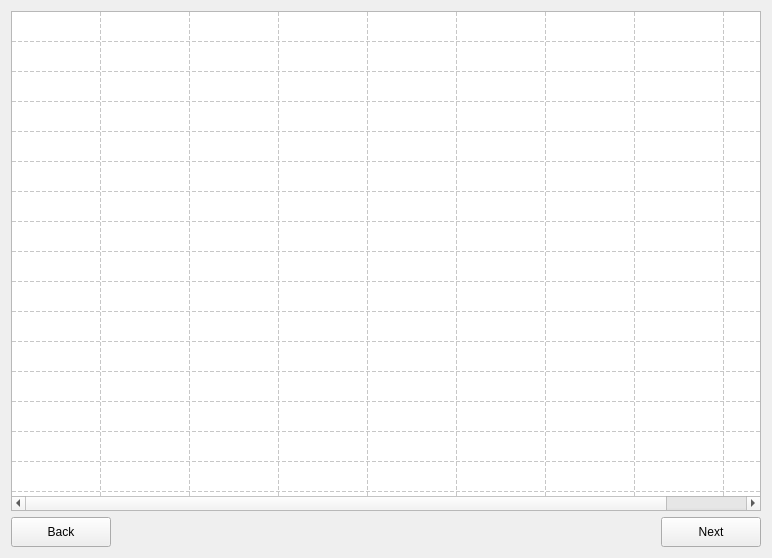
        <widget class="QWidget" name="page">
         <layout class="QVBoxLayout" name="verticalLayout_31">
          <item>
           <layout class="QVBoxLayout" name="verticalLayout_27">
            <item>
             <layout class="QVBoxLayout" name="verticalLayout_34">
              <item>
               <widget class="QTableWidget" name="excelTable2">
                <property name="sizePolicy">
                 <sizepolicy hsizetype="Minimum" vsizetype="Minimum">
                  <horstretch>0</horstretch>
                  <verstretch>0</verstretch>
                 </sizepolicy>
                </property>
                <property name="minimumSize">
                 <size>
                  <width>750</width>
                  <height>500</height>
                 </size>
                </property>
                <property name="maximumSize">
                 <size>
                  <width>2000</width>
                  <height>2000</height>
                 </size>
                </property>
                <property name="verticalScrollBarPolicy">
                 <enum>Qt::ScrollBarAlwaysOff</enum>
                </property>
                <property name="alternatingRowColors">
                 <bool>false</bool>
                </property>
                <property name="showGrid">
                 <bool>true</bool>
                </property>
                <property name="gridStyle">
                 <enum>Qt::DashLine</enum>
                </property>
                <property name="rowCount">
                 <number>50</number>
                </property>
                <property name="columnCount">
                 <number>9</number>
                </property>
                <attribute name="horizontalHeaderVisible">
                 <bool>false</bool>
                </attribute>
                <attribute name="horizontalHeaderCascadingSectionResizes">
                 <bool>false</bool>
                </attribute>
                <attribute name="horizontalHeaderDefaultSectionSize">
                 <number>89</number>
                </attribute>
                <attribute name="horizontalHeaderHighlightSections">
                 <bool>true</bool>
                </attribute>
                <attribute name="verticalHeaderVisible">
                 <bool>false</bool>
                </attribute>
                <attribute name="verticalHeaderMinimumSectionSize">
                 <number>23</number>
                </attribute>
                <row/>
                <row/>
                <row/>
                <row/>
                <row/>
                <row/>
                <row/>
                <row/>
                <row/>
                <row/>
                <row/>
                <row/>
                <row/>
                <row/>
                <row/>
                <row/>
                <row/>
                <row/>
                <row/>
                <row/>
                <row/>
                <row/>
                <row/>
                <row/>
                <row/>
                <row/>
                <row/>
                <row/>
                <row/>
                <row/>
                <row/>
                <row/>
                <row/>
                <row/>
                <row/>
                <row/>
                <row/>
                <row/>
                <row/>
                <row/>
                <row/>
                <row/>
                <row/>
                <row/>
                <row/>
                <row/>
                <row/>
                <row/>
                <row/>
                <row/>
                <column/>
                <column/>
                <column/>
                <column/>
                <column/>
                <column/>
                <column/>
                <column/>
                <column/>
               </widget>
              </item>
             </layout>
            </item>
            <item>
             <layout class="QHBoxLayout" name="horizontalLayout_4">
              <item alignment="Qt::AlignLeft|Qt::AlignBottom">
               <widget class="QPushButton" name="backButton8">
                <property name="sizePolicy">
                 <sizepolicy hsizetype="Minimum" vsizetype="Minimum">
                  <horstretch>0</horstretch>
                  <verstretch>0</verstretch>
                 </sizepolicy>
                </property>
                <property name="minimumSize">
                 <size>
                  <width>100</width>
                  <height>30</height>
                 </size>
                </property>
                <property name="maximumSize">
                 <size>
                  <width>100</width>
                  <height>30</height>
                 </size>
                </property>
                <property name="text">
                 <string>Back</string>
                </property>
               </widget>
              </item>
              <item alignment="Qt::AlignRight|Qt::AlignBottom">
               <widget class="QPushButton" name="nextButton4">
                <property name="sizePolicy">
                 <sizepolicy hsizetype="Minimum" vsizetype="Minimum">
                  <horstretch>0</horstretch>
                  <verstretch>0</verstretch>
                 </sizepolicy>
                </property>
                <property name="minimumSize">
                 <size>
                  <width>100</width>
                  <height>30</height>
                 </size>
                </property>
                <property name="maximumSize">
                 <size>
                  <width>100</width>
                  <height>30</height>
                 </size>
                </property>
                <property name="text">
                 <string>Next</string>
                </property>
               </widget>
              </item>
             </layout>
            </item>
           </layout>
          </item>
         </layout>
        </widget>
